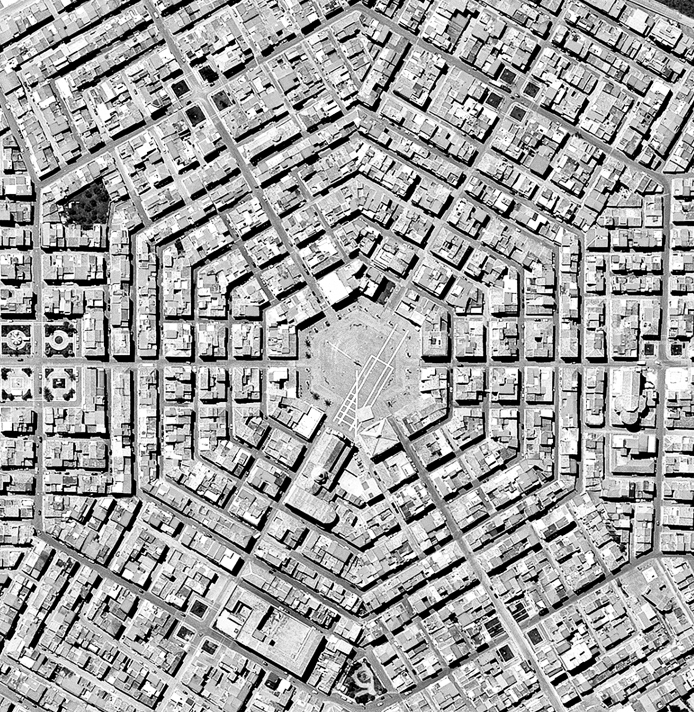
#> input picture 1_Fourier/grammichele.tif, 1388 x 1424 px (shown at 1/2 size)
$ jupyter execute 'Exercise 7.ipynb'   (shell and % lines are left out)   (older library calls are emulated)
#> lines starting #> are read from the running program, lines starting #| are printed output that depends on the picture
# Exercise 7 - Fourier Transforms and Wavelet Transforms

### Introduction

In this exercise we will study two very versatile and useful transforms and see some examples of their uses in remote sensing using Python.

### How to use this jupyter notebook

The jupyter notebook is composed by a series of *cells*, each one containing either Python code or text instruction.
The text instruction that you are currently reading here are inside a text cell.

To run a cell, just click on it and then press the *Run* button at the top of the screen, or use the shortcut *Shift - Enter*.
You will not need to run *text cells*.
Only cells containing Python code need to be run, making sure that you are following a descending order: from the beginning of this jupyter notebook to its end.
Since this Jupyter notebook runs online, you will not need to install anything on your personal computer.

If you prefer, and if you already have a Python installation, you can also download on your personal computer the notebook and the data from [here](https://github.com/alfonso-ferrone/exercise_7) and run it locally.
In this case, you will need to install the packages listed in *requirements.txt*, available in the same GitHub repository linked above.

You are not required to have pregressed Python knowledge.
All you will have to do is to modify the value of some quantities (or *variables*) to achieve the result requested by each section of the exercise.
You will need to interpret these results to answer the questions of the exercise.
However, if you want to experiment with the code provided, feel free to edit the code: the change that you make will not overwrite the original copy of the notebook.
Refreshing the exercise link will bring you back to a pristine copy of the exercise code, so, don't worry too much about the risk of "breaking" the code.

Variables that will need to be modified will be preceeded by a comment, which clearly marks them as "to modify".
A comment is a line of code preceeded by the symbol *#*.
For example:

    # This is a comment

A variable that you will be required to modify will look like the following example:

    # Modify the value of the following variable
    VARAIBLE_TO_MODIFY = 2

Naturally, in each case the name of the variable will be different.
To highlight those variables, they will always be written in UPPERCASE.

To modify the variable, change the value after the = sign. For example:

    VARAIBLE_TO_MODIFY = 3

will change the value of *VARAIBLE_TO_MODIFY* from *2* to *3*.

### Note on Binder and memory consumption

If you are running this notebook on Binder (through the link provided in the exercise instructions), the memory available will be limited.
Therefore, you will need to keep an eye on the value displayed in the top-right corner of the screen (**Memory**).
If it approaches the maximum available (1GB or 2GB depending on current availability), you will need to try to clear up some space.

Across the exercise, we provided several code cells that "reset" the notebook, clearing up some space.
In theory, those should be sufficient.
If you still encounter a high memory consumption, we suggest two approaces:
- Clear all current outputs by clicking on *Cell* -> *All output* -> *Clear*
- Re-start the kernel by clicking on *Kernel* -> *Restart & Clear output*.

In both cases, you will need to continue with the exercise from the cell that loads the libraries immediately precceding the part of the exercise you were working on.
By *loading the libraries* we mean the code cells containing lines of codes such as:

    import numpy as np
    import PIL.Image

#### Start the exercise by running the next cell: it will import the libraries needed for the exercise.

[cell 1]
import numpy as np               # Array manipulation
import PIL.Image                 # Manipulation of images
import matplotlib.pyplot as plt  # Plotting

## 1. 2D Fourier transform

The Fourier transform decomposes a signal into its main constituting frequencies and besides the rich additional information it gives about the signal, it is also a very convenient tool for signal filtering and processing.
This section shows some properties of the 2D Fourier transform as well as some examples of usage for remote sensing data, in particular satellite images.

### 1.1 Study of the 2D Fourier transform

In this exercice we will study the Fourier transform of an aerial image of Grammichele, in Sicily.
We will then observe the effects of rotation and translation on the frequency spectrum.

Let's start by loading the image. Run the following cells: there is no need to modify anything for the moment, the code will already load and display the image for you.

[cell 2]
# Loading the image
grammichele = np.array(PIL.Image.open("1_Fourier/grammichele.tif"))
#> grammichele is the input picture: shape (1424, 1388); min 0, max 255, mean 162.4

#  Resolution of a pixel
pix_res = 1.6 # m

# Computing x and y coordinates in meters
dim_x = grammichele.shape[1]
dim_y = grammichele.shape[0]
new_x = np.arange(0, dim_x) * pix_res
new_y = np.arange(0, dim_y) * pix_res

# Displaying the image
fig, ax = plt.subplots(1,1,figsize=(6.5,5))
ax.set_aspect('equal')
mappable = ax.pcolormesh(new_x, new_y, grammichele, cmap='gray', shading='auto')
ax.invert_yaxis()
plt.sca(ax)
plt.colorbar(mappable=mappable, label='Pixel Intensity')
ax.set_xlabel('Distance [m]')
ax.set_ylabel('Distance [m]')
ax.set_title('Grammichele')
plt.tight_layout()
plt.show()
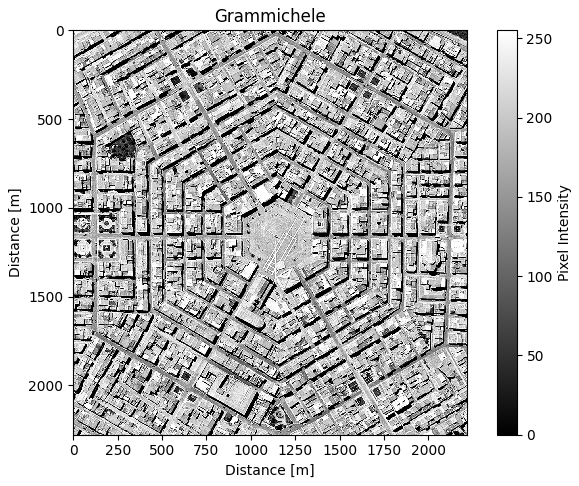
#> figure drawn by matplotlib, 2 panels

Run the next cell to perform the Fourier transform of the image just loaded and visualize it.

[cell 3]
# Performing the Fourier transform
grammichele_fft = np.fft.fft2(grammichele)

#  Resolution of a pixel
pix_res = 1.6 # m

# Shifting the zero-frequency component to the center of the spectrum
grammichele_fft_centered = np.fft.fftshift(grammichele_fft)
dim_x = grammichele_fft_centered.shape[1]
dim_y = grammichele_fft_centered.shape[0]
new_x = np.arange(-np.floor(dim_x/2.), np.floor(dim_x/2.)) * pix_res / dim_x
new_y = np.arange(-np.floor(dim_y/2.), np.floor(dim_y/2.)) * pix_res / dim_y

# The absolute value of the array
grammichele_fft_centered_real = np.absolute(grammichele_fft_centered)

# Displaying the transform
fig, ax = plt.subplots(1,1,figsize=(6.5,5))
ax.set_aspect('equal')
ax.invert_yaxis()
colorbar_limit = 2.e5 # This parameters limits the extent of the colorbar
mappable = ax.pcolormesh(new_x, new_y, grammichele_fft_centered_real, cmap='magma_r',
                         vmin=0, vmax=colorbar_limit, shading='auto')
plt.sca(ax)
plt.colorbar(mappable=mappable, label='Absolute value of the Fourier Transform')
ax.set_xlabel('Frequency [1/m]')
ax.set_ylabel('Frequency [1/m]')
ax.set_title('Grammichele')
plt.tight_layout()
plt.show()
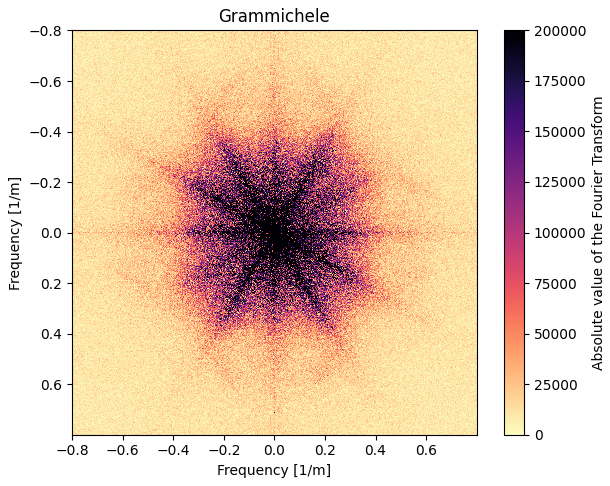
#> figure drawn by matplotlib, 2 panels

##### Looking at both the original aerial image and its Fourier transform, you will be able to answer the first question of the exercise.

> **Question 1**: What are the axes with the dominant frequencies? To which features do they correspond in the image?

In the following cell we will load a copy of the original image, resized and translated.
Run it to perform its Fourier transform and visualize the results side by side with the input image.

[cell 4]
# Loading the image
grammichele_translated = np.array(PIL.Image.open("1_Fourier/grammichele_scaled_translated.tif"))
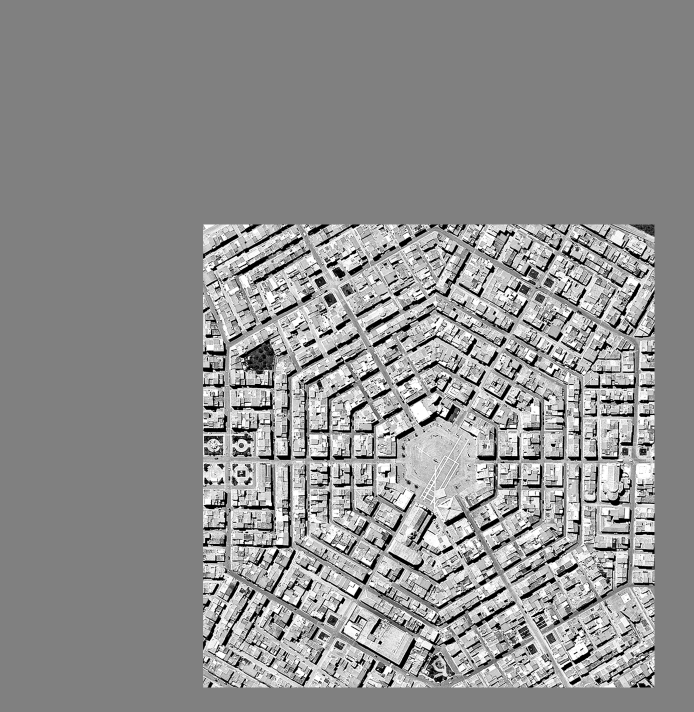
#> input picture 1_Fourier/grammichele_scaled_translated.tif, 1388 x 1424 px (shown at 1/2 size)
#> grammichele_translated is the input picture: shape (1424, 1388); min 0, max 255, mean 143.6

#  Resolution of a pixel
pix_res = 1.6 # m

# Performing the Fourier transform
grammichele_translated_fft = np.fft.fft2(grammichele_translated)

# Shifting the zero-frequency component to the center of the spectrum
grammichele_translated_fft_centered = np.fft.fftshift(grammichele_translated_fft)
dim_x = grammichele_translated_fft_centered.shape[1]
dim_y = grammichele_translated_fft_centered.shape[0]
new_x = np.arange(-np.floor(dim_x/2.), np.floor(dim_x/2.)) * pix_res / dim_x
new_y = np.arange(-np.floor(dim_y/2.), np.floor(dim_y/2.)) * pix_res / dim_y

# The absolute value of the array
grammichele_translated_fft_centered_real = np.absolute(grammichele_translated_fft_centered)

# Plotting the results and the aerial image
fig, axes = plt.subplots(1,2,figsize=(13,5))

ax0 = axes[0]
mappable0 = ax0.imshow(grammichele_translated, cmap='gray')
plt.sca(ax0)
plt.colorbar(mappable=mappable0, label='Pixel Intensity')
ax0.set_xlabel('Num. pixels - vertical')
ax0.set_ylabel('Num. pixels - horizontal')
ax0.set_title('Resized + Translated')

ax1 = axes[1]
ax1.set_aspect('equal')
ax1.invert_yaxis()
colorbar_limit = 2.e5 # This parameters limits the extent of the colorbar
mappable = ax1.pcolormesh(new_x, new_y, grammichele_translated_fft_centered_real, cmap='magma_r',
                         vmin=0., vmax=colorbar_limit, shading='auto')
plt.sca(ax1)
plt.colorbar(mappable=mappable, label='Absolute value of the Fourier Transform')
ax1.set_xlabel('Frequency [1/m]')
ax1.set_ylabel('Frequency [1/m]')
ax1.set_title('Fourier transform')

plt.tight_layout()
plt.show()
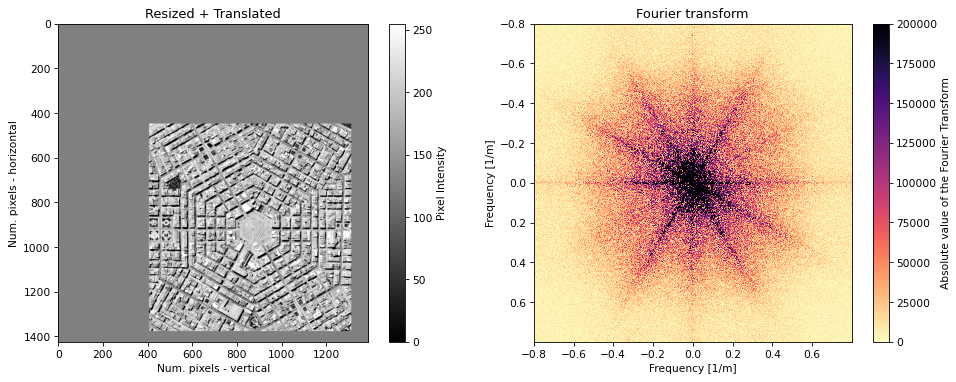
#> figure drawn by matplotlib, 4 panels

We repeat the operation once again for an image that has also been rotated of 20° (other than being resized and translated).
Run the following cell to perform its Fourier transform and visualize the results side by side with the input image.

[cell 5]
# Loading the image
grammichele_rotated = np.array(PIL.Image.open("1_Fourier/grammichele_rotated_20.tif"))
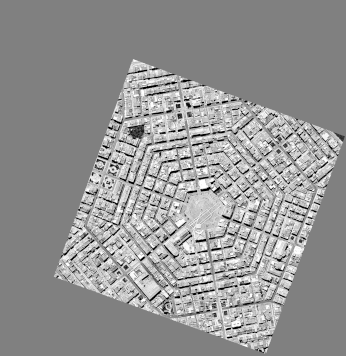
#> input picture 1_Fourier/grammichele_rotated_20.tif, 346 x 356 px
#> grammichele_rotated is the input picture: shape (356, 346); min 0, max 255, mean 148.2

#  Resolution of a pixel
pix_res = 1.6 # m

# Performing the Fourier transform
grammichele_rotated_fft = np.fft.fft2(grammichele_rotated)

# Shifting the zero-frequency component to the center of the spectrum
grammichele_rotated_fft_centered = np.fft.fftshift(grammichele_rotated_fft)
dim_x = grammichele_rotated_fft_centered.shape[1]
dim_y = grammichele_rotated_fft_centered.shape[0]
new_x = np.arange(-np.floor(dim_x/2.), np.floor(dim_x/2.)) * pix_res / dim_x
new_y = np.arange(-np.floor(dim_y/2.), np.floor(dim_y/2.)) * pix_res / dim_y

# The absolute value of the array
grammichele_rotated_fft_centered_real = np.absolute(grammichele_rotated_fft_centered)

# Plotting the results and the aerial image
fig, axes = plt.subplots(1,2,figsize=(13,5))

ax0 = axes[0]
mappable0 = ax0.imshow(grammichele_rotated, cmap='gray')
plt.sca(ax0)
plt.colorbar(mappable=mappable0, label='Pixel Intensity')
ax0.set_xlabel('Num. pixels - vertical')
ax0.set_ylabel('Num. pixels - horizontal')
ax0.set_title('Resized + translated + rotated')

ax1 = axes[1]
ax1.set_aspect('equal')
colorbar_limit = 2.e5 # This parameters limits the extent of the colorbar
mappable = ax1.pcolormesh(new_x, new_y, grammichele_rotated_fft_centered_real, cmap='magma_r',
                         vmin=0, vmax=colorbar_limit, shading='auto')
plt.sca(ax1)
ax1.invert_yaxis()
plt.colorbar(mappable=mappable, label='Absolute value of the Fourier Transform')
ax1.set_xlabel('Frequency [1/m]')
ax1.set_ylabel('Frequency [1/m]')
ax1.set_title('Fourier transform')

plt.tight_layout()
plt.show()
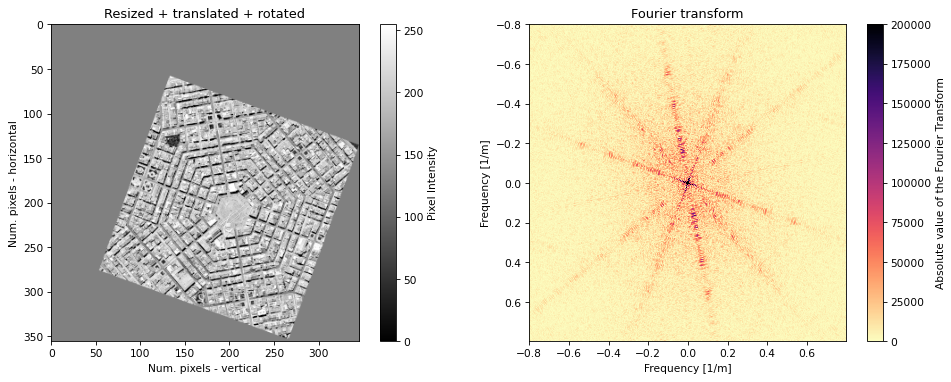
#> figure drawn by matplotlib, 4 panels

Looking at the Fourier transform of:
- the original image
- the resized and translated image
- the rotated (and resized+translated) image

Compare the result and answer the following question.

> **Question 2**: Does the rotation affect the Fourier transform differently from the sole translation+resizing? Explain how each of them differ from the Fourier transform of the original aerial image.

We are now at the end of the Subsection.
Let's clear up the workspace: run the next cell to remove all variables, and re-load the needed libraries.

[cell 6]
# Let's clear up the workspace.

# And re-loading the libraries
import numpy as np                     # Array manipulation
import PIL.Image                       # Manipulation of images
import matplotlib.pyplot as plt        # Plotting
from matplotlib.patches import Circle  # For drawing circles on the plots

### 1.2 Filtering in the frequency domain

In this exercise we will see how to perform a simple filtering operation on the Fourier transform.

We will perform the filtering on the Fourier transform results of the *grammichele.tif* image, obtained in Subsection 1.1.

First of all, we will define a simple function to perform the filtering.
This function takes the following arguments:
- **im_fft**, the Fourier transform of the image that we want to filter. The zero frequency must be at the center;
- **filter_type**, the type of filter, which can be either “lowpass” or “highpass”;
- **cut_freq**, the cutting frequency, which is specified in [1/m];
- **pix_res**, the pixel resolution in [m] (default 0.4 m).

Since the resolution of the image is approximately 0.4 meters, a frequency of 1/2 [1/m] corresponds to a frequency of 1 every 5 pixels for example.

[cell 7]
def fft_filter(im_fft, filter_type, cut_freq, pix_res=1.6):
    '''
    Simple filtering on the Fourier transform.


    Parameters
    ----------
    im_fft : complex numpy array (2D)
        The Fourier transform of the image to filter.
    filter_type : string
        Type of filter, “lowpass” or “highpass”
    cut_freq : float
        Cutting frequency in [1/m]
    pix_res : float
        Pixel resolution in [m]

    Returns
    -------
    im_filt : complex numpy array (2D)
        The filtered image (complex array). Compute the absolute value before visualizing.
    filt_fft : complex numpy array (2D)
        The masked Fourier transform used to perform the filtering
    '''
#> called with im_fft = array of shape (1424, 1388), filter_type = 'lowpass', cut_freq = 0.7, pix_res = 1.6
    dim_x = im_fft.shape[1]
    dim_y = im_fft.shape[0]

    # Let' work with the 0 frequency at the center of the image
    new_x = np.fft.fftfreq(dim_x) * pix_res
    new_y = np.fft.fftfreq(dim_y) * pix_res

    x2d, y2d = np.meshgrid(new_x, new_y)
    freq = np.sqrt(np.square(x2d) + np.square(y2d))
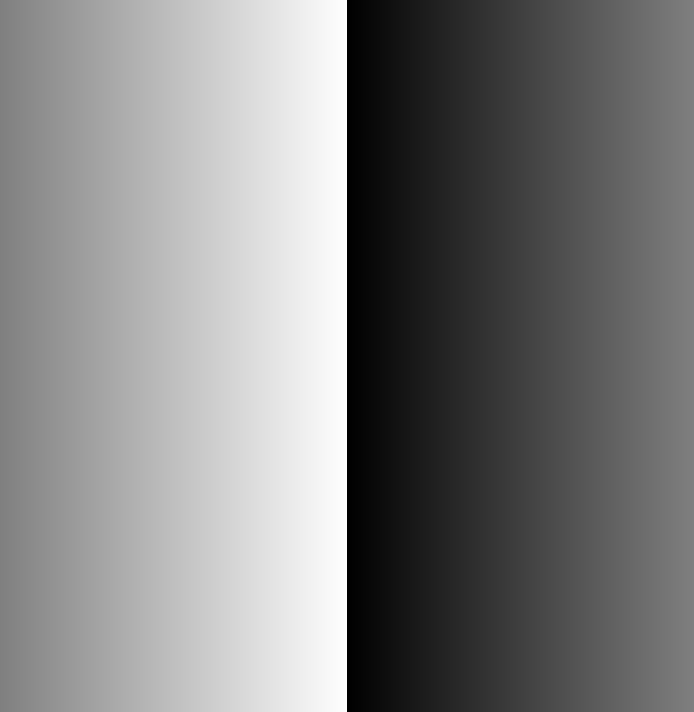
#> x2d: shape (1424, 1388) float64 (shown at 1/2 size); min -0.8, max 0.799, mean -0.000576; drawn with min black and max white

    if filter_type == 'lowpass':
        freq_mask = freq < cut_freq
    elif filter_type == 'highpass':
        freq_mask = freq > cut_freq
    else:
        # In case of invalid input
        print('ERROR: Invalid parameter for filter type.')
        empty_return = np.full(im_fft.shape, np.nan)
        return empty_return, im_fft

    # The frequency masked
    filt_fft = np.multiply(im_fft, freq_mask)

    # Inverse Fourier transform
    im_filt_complex = np.fft.ifft2(np.fft.ifftshift(filt_fft))

    return im_filt_complex, filt_fft

We will first have a look at the effect of a low-pass filter on the original Grammichele aerial image.
To do so, we have to apply the function defined in the previous cell to the Fourier transform of the image, *grammichele_fft*, which we computed at the beginning of Subsection 1.1.

It will be interesting to observe what effect changing the cutting frequency will have on the filtered image.

**Here you will have to modify for the first time the value of a variable**

Run the following cell a first time as it is, to visualize the results, and then change the value of the variable:\
*CUTTING_FREQUENCY*

If you encounter high memory consumption during your tests, don't hesitate to re-start the kernel, and continue the subsection from the loading of the libraries that preceeds the beginning of this subsection.

[cell 8]
# ------------------------------------------------------------------------
# Change the following variable, containing the cutting frequency in [1/m]
CUTTING_FREQUENCY = 0.7
# ------------------------------------------------------------------------

# Re-loading the image
grammichele = np.array(PIL.Image.open("1_Fourier/grammichele.tif"))
# Re-performing the Fourier transform
grammichele_fft = np.fft.fft2(grammichele)

#  Resolution of a pixel
pix_res = 1.6 # m

# Filtering the image
grammichele_lowpass, grammichele_lowpass_filt = fft_filter(grammichele_fft, 'lowpass', CUTTING_FREQUENCY, pix_res)

# Shifting the zero-frequency component of the masked FFT to the center of the spectrum
grammichele_lowpass_filt_centered = np.fft.fftshift(grammichele_lowpass_filt)
dim_x = grammichele_lowpass_filt_centered.shape[1]
#> (the rest of the program and of its run is left out)
